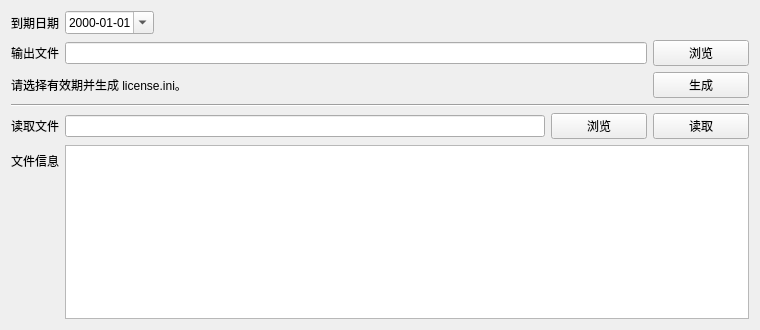
<?xml version="1.0" encoding="UTF-8"?>
<ui version="4.0">
 <class>Widget</class>
 <widget class="QWidget" name="Widget">
  <property name="geometry">
   <rect>
    <x>0</x>
    <y>0</y>
    <width>760</width>
    <height>330</height>
   </rect>
  </property>
  <property name="windowTitle">
   <string>LicenseTool</string>
  </property>
  <layout class="QVBoxLayout" name="verticalLayout">
   <item>
    <layout class="QFormLayout" name="formLayout">
     <property name="fieldGrowthPolicy">
      <enum>QFormLayout::ExpandingFieldsGrow</enum>
     </property>
     <item row="0" column="0">
      <widget class="QLabel" name="expiresLabel">
       <property name="text">
        <string>到期日期</string>
       </property>
      </widget>
     </item>
     <item row="0" column="1">
      <widget class="QDateEdit" name="expiresEdit">
       <property name="displayFormat">
        <string>yyyy-MM-dd</string>
       </property>
       <property name="calendarPopup">
        <bool>true</bool>
       </property>
      </widget>
     </item>
     <item row="1" column="0">
      <widget class="QLabel" name="outputLabel">
       <property name="text">
        <string>输出文件</string>
       </property>
      </widget>
     </item>
     <item row="1" column="1">
      <layout class="QHBoxLayout" name="outputLayout">
       <item>
        <widget class="QLineEdit" name="outputEdit"/>
       </item>
       <item>
        <widget class="QPushButton" name="browseOutputButton">
         <property name="minimumSize">
          <size>
           <width>96</width>
           <height>0</height>
          </size>
         </property>
         <property name="text">
          <string>浏览</string>
         </property>
        </widget>
       </item>
      </layout>
     </item>
    </layout>
   </item>
   <item>
    <layout class="QHBoxLayout" name="actionLayout">
     <item>
      <widget class="QLabel" name="statusLabel">
       <property name="text">
        <string>请选择有效期并生成 license.ini。</string>
       </property>
      </widget>
     </item>
     <item>
      <spacer name="horizontalSpacer">
       <property name="orientation">
        <enum>Qt::Horizontal</enum>
       </property>
       <property name="sizeHint" stdset="0">
        <size>
         <width>40</width>
         <height>20</height>
        </size>
       </property>
      </spacer>
     </item>
     <item>
      <widget class="QPushButton" name="generateButton">
       <property name="minimumSize">
        <size>
         <width>96</width>
         <height>0</height>
        </size>
       </property>
       <property name="text">
        <string>生成</string>
       </property>
      </widget>
     </item>
    </layout>
   </item>
   <item>
    <widget class="QFrame" name="line">
     <property name="frameShape">
      <enum>QFrame::HLine</enum>
     </property>
     <property name="frameShadow">
      <enum>QFrame::Sunken</enum>
     </property>
    </widget>
   </item>
   <item>
    <layout class="QFormLayout" name="readFormLayout">
     <property name="fieldGrowthPolicy">
      <enum>QFormLayout::ExpandingFieldsGrow</enum>
     </property>
     <item row="0" column="0">
      <widget class="QLabel" name="datLabel">
       <property name="text">
        <string>读取文件</string>
       </property>
      </widget>
     </item>
     <item row="0" column="1">
      <layout class="QHBoxLayout" name="datLayout">
       <item>
        <widget class="QLineEdit" name="datEdit"/>
       </item>
       <item>
        <widget class="QPushButton" name="browseDatButton">
         <property name="minimumSize">
          <size>
           <width>96</width>
           <height>0</height>
          </size>
         </property>
         <property name="text">
          <string>浏览</string>
         </property>
        </widget>
       </item>
       <item>
        <widget class="QPushButton" name="readDatButton">
         <property name="minimumSize">
          <size>
           <width>96</width>
           <height>0</height>
          </size>
         </property>
         <property name="text">
          <string>读取</string>
         </property>
        </widget>
       </item>
      </layout>
     </item>
     <item row="1" column="0">
      <widget class="QLabel" name="licenseInfoLabel">
       <property name="text">
        <string>文件信息</string>
       </property>
      </widget>
     </item>
     <item row="1" column="1">
      <widget class="QTextEdit" name="licenseInfoEdit">
       <property name="readOnly">
        <bool>true</bool>
       </property>
       <property name="minimumSize">
        <size>
         <width>0</width>
         <height>140</height>
        </size>
       </property>
      </widget>
     </item>
    </layout>
   </item>
  </layout>
 </widget>
 <resources/>
 <connections/>
</ui>
